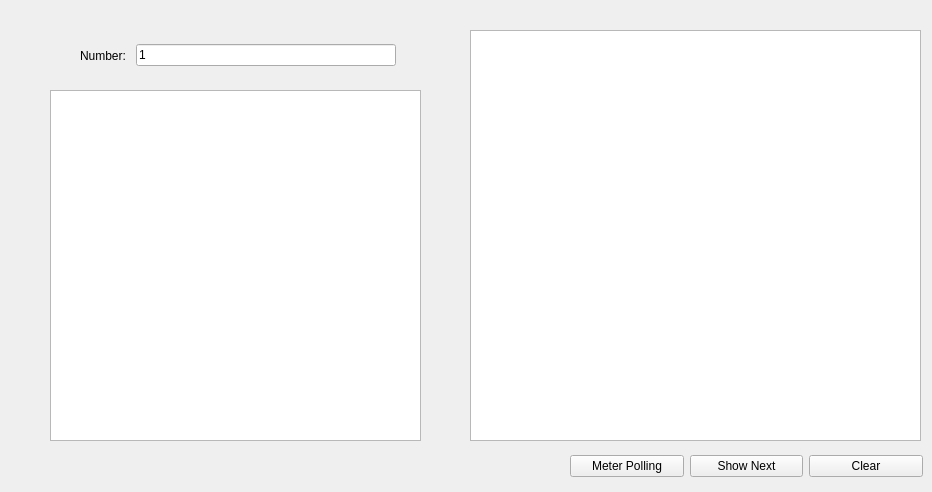
    <widget class="QWidget" name="tab_141">
     <attribute name="title">
      <string>Meter Polling</string>
     </attribute>
     <widget class="QTableView" name="meterPollHeadTableView">
      <property name="geometry">
       <rect>
        <x>50</x>
        <y>90</y>
        <width>371</width>
        <height>351</height>
       </rect>
      </property>
      <attribute name="horizontalHeaderMinimumSectionSize">
       <number>150</number>
      </attribute>
      <attribute name="verticalHeaderVisible">
       <bool>false</bool>
      </attribute>
     </widget>
     <widget class="QTableView" name="meterPollBodyTableView">
      <property name="geometry">
       <rect>
        <x>470</x>
        <y>30</y>
        <width>451</width>
        <height>411</height>
       </rect>
      </property>
     </widget>
     <widget class="QWidget" name="layoutWidget">
      <property name="geometry">
       <rect>
        <x>570</x>
        <y>450</y>
        <width>353</width>
        <height>33</height>
       </rect>
      </property>
      <layout class="QHBoxLayout" name="horizontalLayout_24">
       <item>
        <widget class="QPushButton" name="meterPollPushButton">
         <property name="text">
          <string>Meter Polling</string>
         </property>
        </widget>
       </item>
       <item>
        <widget class="QPushButton" name="meterPollNextPushButton">
         <property name="text">
          <string>Show Next</string>
         </property>
        </widget>
       </item>
       <item>
        <widget class="QPushButton" name="meterPollClearPushButton">
         <property name="text">
          <string>Clear</string>
         </property>
        </widget>
       </item>
      </layout>
     </widget>
     <widget class="QWidget" name="layoutWidget">
      <property name="geometry">
       <rect>
        <x>80</x>
        <y>40</y>
        <width>316</width>
        <height>31</height>
       </rect>
      </property>
      <layout class="QHBoxLayout" name="horizontalLayout_25">
       <item>
        <widget class="QLabel" name="label_160">
         <property name="text">
          <string>Number: </string>
         </property>
        </widget>
       </item>
       <item>
        <widget class="QLineEdit" name="meterPollNumLineEdit">
         <property name="text">
          <string>1</string>
         </property>
        </widget>
       </item>
      </layout>
     </widget>
    </widget>
